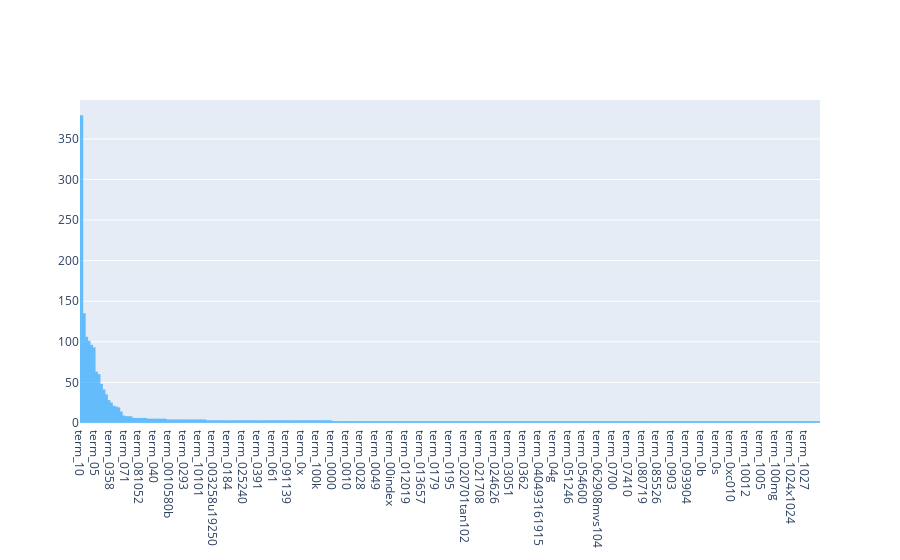

This figure's notebook cell:
### Markdown cell above
### >>> **Exercise 15 (take home):** 
Additionally, you can attempt to sort the terms on the `x-axis` by frequency instead of in alphabetical order. This way the visualization is more meaninfgul and you will be able to observe the so called [long tail](https://en.wikipedia.org/wiki/Long_tail) (get familiar with this term since it will appear a lot in data mining and other statistics courses). see picture below

![alt txt](https://upload.wikimedia.org/wikipedia/commons/thumb/8/8a/Long_tail.svg/1000px-Long_tail.svg.png)

### Code cell
# Answer here
plot_data = []

for i in range(300):
    plot_data.append("term_" + str(count_vect.get_feature_names()[i]))

fig = go.Figure([go.Bar(x=plot_data, y=term_frequencies[:500])])
fig.update_traces(marker_color='rgb(17,157,255)', marker_line_color='rgb(17,157,255)',
                  marker_line_width=2, opacity=0.6)
fig.update_layout(xaxis={'categoryorder':'total descending'})
fig.show()

### Figure 1 — Plotly figure (JSON) as saved in the notebook; plotly's stock layout.template omitted (floating-point values rounded to 4 significant figures; data arrays with more than 128 entries replaced by an {"elided": "..."} marker saying what was removed)
{"data": [{"marker": {"color": "rgb(17,157,255)", "line": {"color": "rgb(17,157,255)", "width": 2}}, "opacity": 0.6, "type": "bar", "x": {"elided": "300 str values"}, "y": {"elided": "500 int values"}}], "layout": {"xaxis": {"categoryorder": "total descending"}}}
